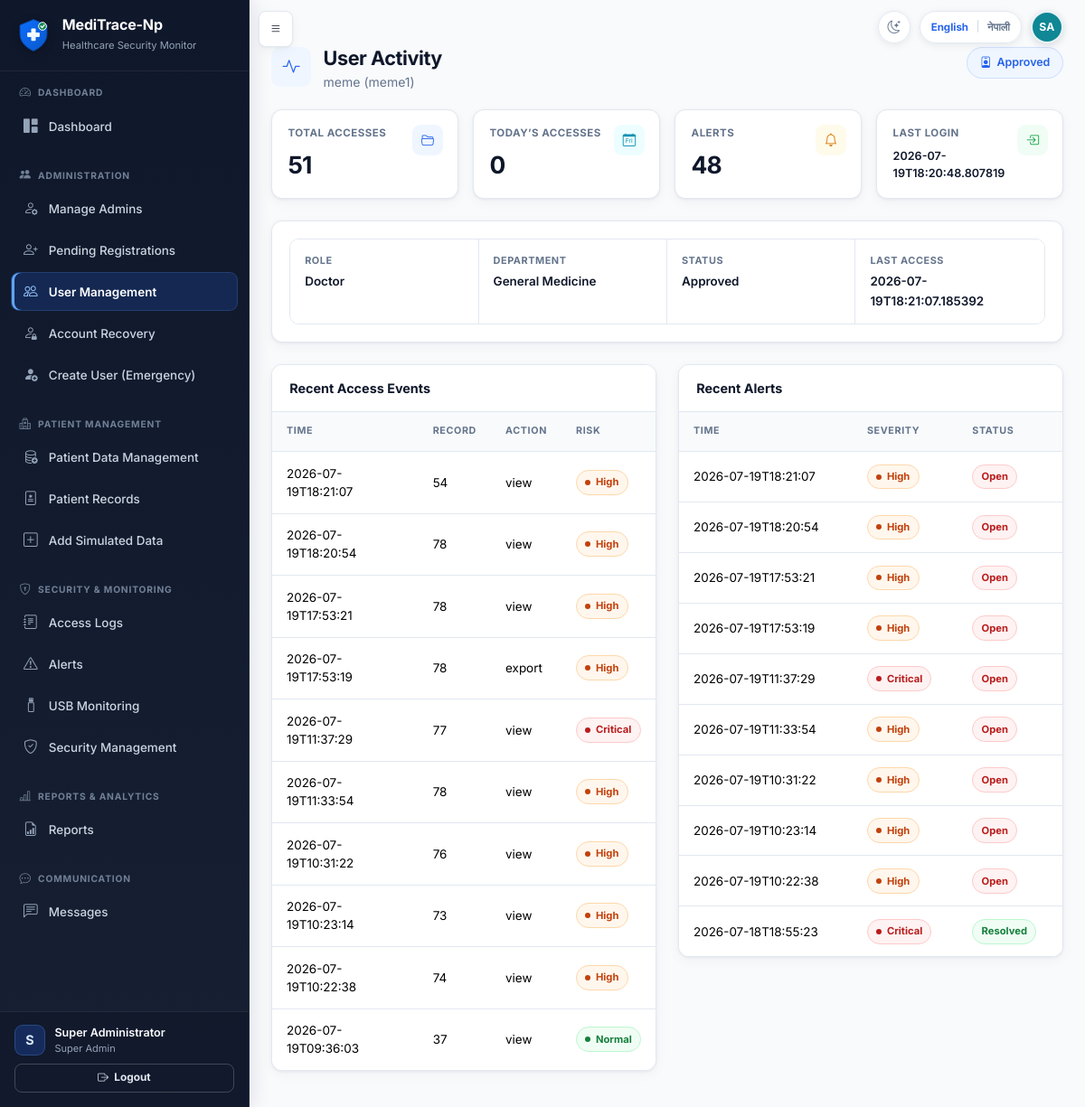
The app's page /admin/users/45/activity (signed in), older data.
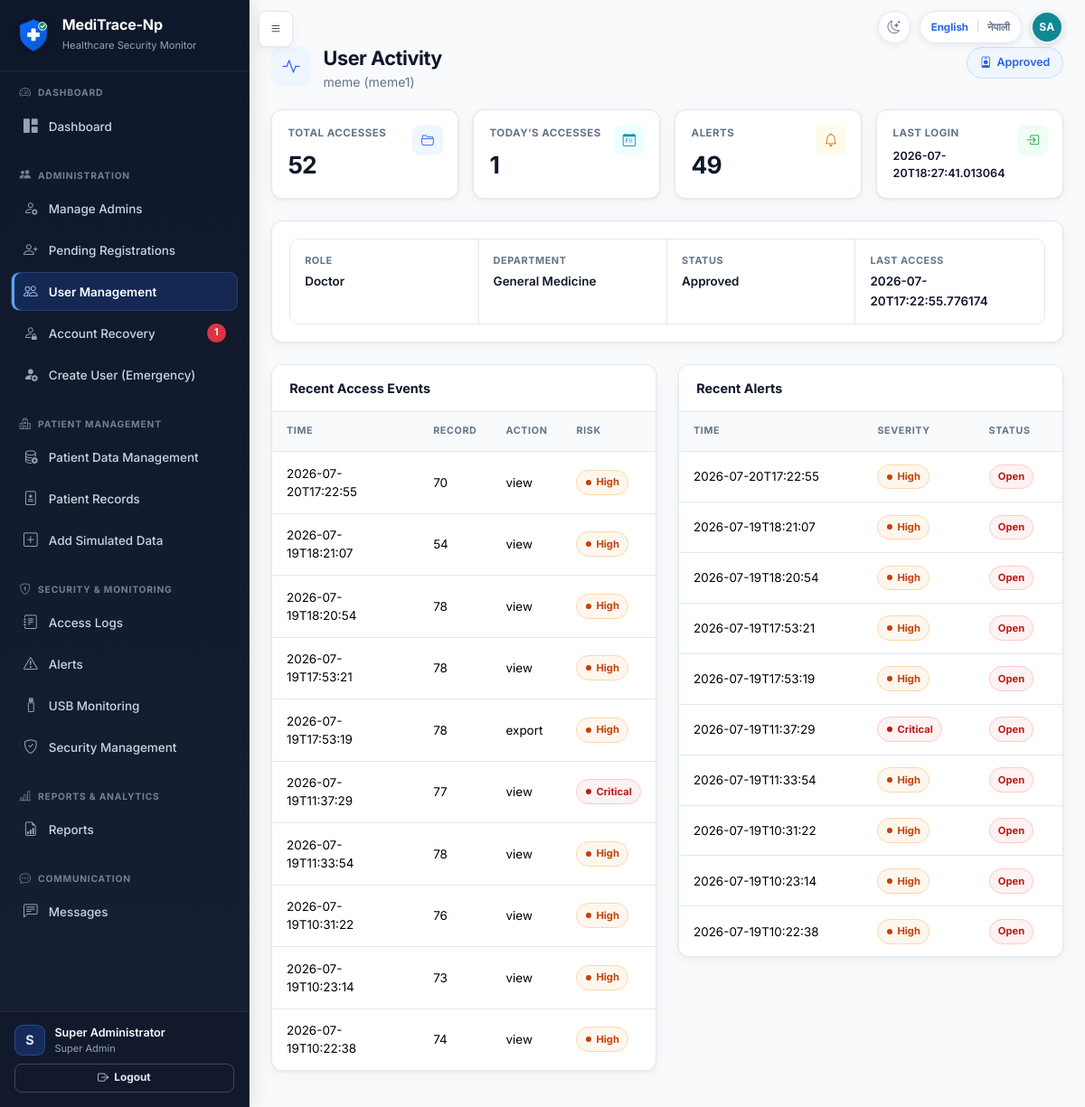
The same page, newer data.
### tables this page shows
CREATE TABLE users (
            id INTEGER PRIMARY KEY AUTOINCREMENT,
            full_name TEXT NOT NULL,
            staff_id TEXT NOT NULL UNIQUE,
            email TEXT NOT NULL UNIQUE,
            username TEXT NOT NULL UNIQUE,
            password_hash TEXT NOT NULL,
            role TEXT NOT NULL,
            department TEXT NOT NULL,
            work_start TEXT NOT NULL,
            work_end TEXT NOT NULL,
            approval_status TEXT NOT NULL DEFAULT 'pending',
            is_active INTEGER NOT NULL DEFAULT 1,
            approved_by INTEGER,
            approved_at TEXT,
            rejection_reason TEXT,
            created_at TEXT NOT NULL,
            last_login TEXT, is_deleted INTEGER NOT NULL DEFAULT 0, failed_attempts INTEGER NOT NULL DEFAULT 0, locked_until TEXT, last_failed_login TEXT, must_change_password INTEGER NOT NULL DEFAULT 0, credential_version INTEGER NOT NULL DEFAULT 0, credentials_changed_at TEXT, credentials_changed_by INTEGER, preferred_language TEXT NOT NULL DEFAULT 'en',
            FOREIGN KEY (approved_by) REFERENCES users(id)
        );

CREATE TABLE access_events (
            id INTEGER PRIMARY KEY AUTOINCREMENT,
            user_id INTEGER NOT NULL,
            username TEXT NOT NULL,
            staff_id TEXT NOT NULL,
            role TEXT NOT NULL,
            department TEXT NOT NULL,
            record_id INTEGER,
            record_category TEXT,
            sensitivity_level TEXT,
            action_type TEXT NOT NULL,
            timestamp TEXT NOT NULL,
            ip_address TEXT,
            computer_name TEXT,
            is_after_hours INTEGER NOT NULL DEFAULT 0,
            is_sensitive INTEGER NOT NULL DEFAULT 0,
            department_match INTEGER NOT NULL DEFAULT 0,
            rule_result TEXT,
            ml_score INTEGER DEFAULT 0,
            final_risk_level TEXT NOT NULL DEFAULT 'Normal',
            alert_created INTEGER NOT NULL DEFAULT 0, rule_score INTEGER, anomaly_score INTEGER, hybrid_score INTEGER, baseline_source TEXT, anomaly_method TEXT, model_version TEXT, model_raw_score REAL, model_confidence TEXT, minimum_risk_override TEXT, human_review_required INTEGER NOT NULL DEFAULT 0, explanation_json TEXT, browser_info TEXT,
            FOREIGN KEY (user_id) REFERENCES users(id),
            FOREIGN KEY (record_id) REFERENCES patient_records(id)
        );

CREATE TABLE alerts (
            id INTEGER PRIMARY KEY AUTOINCREMENT,
            event_id INTEGER NOT NULL,
            user_id INTEGER NOT NULL,
            username TEXT NOT NULL,
            role TEXT NOT NULL,
            department TEXT NOT NULL,
            record_id INTEGER,
            severity TEXT NOT NULL,
            reason TEXT NOT NULL,
            triggered_rules TEXT,
            ml_score INTEGER DEFAULT 0,
            status TEXT NOT NULL DEFAULT 'open',
            created_at TEXT NOT NULL,
            resolved_by INTEGER,
            resolved_at TEXT,
            notes TEXT, rule_score INTEGER, anomaly_score INTEGER, hybrid_score INTEGER, baseline_source TEXT, anomaly_method TEXT, model_version TEXT, model_confidence TEXT, minimum_risk_override TEXT, human_review_required INTEGER NOT NULL DEFAULT 1, explanation_json TEXT,
            FOREIGN KEY (event_id) REFERENCES access_events(id),
            FOREIGN KEY (user_id) REFERENCES users(id),
            FOREIGN KEY (resolved_by) REFERENCES users(id)
        );

### app.py (the view)
@app.route('/admin/users/<int:user_id>/activity')
@login_required
@admin_panel_required
def user_activity(user_id):
    activity = get_user_activity_summary(user_id)
    if not activity:
        abort(404)
    return render_template('user_activity.html', activity=activity)

### account_recovery.py (called while the page is built, shortened)
def _actor_dict(actor):
    return getattr(actor, '_raw', actor) or {}

def _visibility(actor, alias='r'):
    actor = _actor_dict(actor)
    if actor.get('role') == 'Super Admin':
        return '1=1', []

def get_recovery_request_count(actor, open_only=True):
    where, params = _visibility(actor)
    status_sql = " AND r.status IN ('pending', 'in_review', 'identity_verified')" if open_only else ''
    conn = get_db()
    count = conn.execute(
        f'SELECT COUNT(*) AS count FROM account_recovery_requests r WHERE {where}{status_sql}',
        params,
    ).fetchone()['count']
    conn.close()
    return count

### app.py (called while the page is built, shortened)
@app.before_request
def enforce_credential_session_state():
    if not current_user.is_authenticated:
        return None
    stored_version = int(session.get('credential_version', 0) or 0)
    allowed = {'change_temporary_password', 'change_language', 'logout', 'static'}
    if current_user.must_change_password and request.endpoint not in allowed:
        flash('You must replace your temporary password before continuing.', 'warning')
        return redirect(url_for('change_temporary_password'))
    return None

### templates/user_activity.html (shortened to what this page needs)
{% extends "base.html" %}
{% from "macros.html" import risk_badge, page_header %}
{% block content %}
<div class="app-page">
{{ page_header('User Activity', activity.user.full_name ~ ' (' ~ activity.user.username ~ ')', 'bi-activity', tr_display(activity.user.approval_status), 'bi-person-badge') }}
<div class="row g-3 mb-4">
  <div class="col-md-3"><div class="card metric-card"><div class="card-body"><div class="metric-icon"><i class="bi bi-folder2-open"></i></div><div class="metric-label">Total Accesses</div><p class="metric-value">{{ activity.total_records_accessed }}</p></div></div></div>
  <div class="col-md-3"><div class="card metric-card metric-info"><div class="card-body"><div class="metric-icon"><i class="bi bi-calendar-day"></i></div><div class="metric-label">Today’s Accesses</div><p class="metric-value">{{ activity.records_accessed_today }}</p></div></div></div>
  <div class="col-md-3"><div class="card metric-card metric-warning"><div class="card-body"><div class="metric-icon"><i class="bi bi-bell"></i></div><div class="metric-label">Alerts</div><p class="metric-value">{{ activity.alerts_generated }}</p></div></div></div>
  <div class="col-md-3"><div class="card metric-card metric-success"><div class="card-body"><div class="metric-icon"><i class="bi bi-box-arrow-in-right"></i></div><div class="metric-label">Last Login</div><p class="mt-2 mb-0 fw-semibold small">{{ activity.last_login or 'N/A' }}</p></div></div></div>
</div>
<div class="card mb-4">
  <div class="card-body">
    <div class="detail-grid">
      <div class="detail-item"><span class="detail-label">Role</span><span class="detail-value">{{ tr_display(activity.user.role) }}</span></div>
      <div class="detail-item"><span class="detail-label">Department</span><span class="detail-value">{{ tr_display(activity.user.department) }}</span></div>
      <div class="detail-item"><span class="detail-label">Status</span><span class="detail-value">{{ tr_display(activity.user.approval_status) }}</span></div>
      <div class="detail-item"><span class="detail-label">Last Access</span><span class="detail-value">{{ activity.last_access_time or 'N/A' }}</span></div>
    </div>
  </div>
</div>
<div class="row g-4">
  <div class="col-md-6">
    <div class="card">
      <div class="card-header">Recent Access Events</div>
      <div class="table-responsive"><table class="table table-sm mb-0">
        <thead><tr><th>Time</th><th>Record</th><th>Action</th><th>Risk</th></tr></thead>
        <tbody>
          {% for e in activity.recent_events %}
          <tr>
            <td>{{ e.timestamp[:19] }}</td>
            <td>{{ e.record_id or '-' }}</td>
            <td>{{ e.action_type }}</td>
            <td>{{ risk_badge(e.final_risk_level) }}</td>
          </tr>
          {% else %}
          <tr><td colspan="4" class="text-center text-muted">No events</td></tr>
          {% endfor %}
        </tbody>
      </table></div>
    </div>
  </div>
  <div class="col-md-6">
    <div class="card">
      <div class="card-header">Recent Alerts</div>
      <div class="table-responsive"><table class="table table-sm mb-0">
        <thead><tr><th>Time</th><th>Severity</th><th>Status</th></tr></thead>
        <tbody>
          {% for a in activity.recent_alerts %}
          <tr>
            <td>{{ a.created_at[:19] }}</td>
            <td>{{ risk_badge(a.severity) }}</td>
            <td><span class="status-pill status-{{ 'resolved' if a.status == 'resolved' else 'open' }}">{{ tr_display(a.status) }}</span></td>
          </tr>
          {% else %}
          <tr><td colspan="3" class="text-center text-muted">No alerts</td></tr>
          {% endfor %}
        </tbody>
      </table></div>
    </div>
  </div>
</div>
</div>
{% endblock %}

### templates/macros.html (shortened to what this page needs)
{% macro risk_badge(level) %}
{% if level == 'Critical' %}<span class="status-pill status-critical"><span class="status-dot"></span>{{ tr_display(level) }}</span>
{% elif level == 'High' %}<span class="status-pill status-high"><span class="status-dot"></span>{{ tr_display(level) }}</span>
{% elif level == 'Medium' %}<span class="status-pill status-medium"><span class="status-dot"></span>{{ tr_display(level) }}</span>
{% else %}<span class="status-pill status-normal"><span class="status-dot"></span>{{ tr_display(level or 'Normal') }}</span>{% endif %}
{% endmacro %}
{% macro page_header(title, subtitle, icon, badge=None, badge_icon='bi-shield-check') %}
<header class="app-page-header">
    <div class="app-page-header-left">
        <div class="app-page-icon" aria-hidden="true"><i class="bi {{ icon }}"></i></div>
        <div>
            <h1 class="app-page-title">{{ _(title) }}</h1>
            {% if subtitle %}<p class="app-page-subtitle">{{ _(subtitle) }}</p>{% endif %}
        </div>
    </div>
    {% if badge %}
    <span class="app-page-badge"><i class="bi {{ badge_icon }}"></i>{{ _(badge) }}</span>
    {% endif %}
</header>
{% endmacro %}
{% macro user_initials(user) -%}
{% set full_name = user.full_name|default('', true)|trim %}
{% set display_name = user.display_name|default('', true)|trim %}
{% set username = user.username|default('', true)|trim %}
{% set initials_source = full_name or display_name or username %}
{% set name_parts = initials_source.split() %}
{% if name_parts|length > 1 %}{{ (name_parts[0][0] ~ name_parts[-1][0])|upper }}
{% elif name_parts|length == 1 %}{{ name_parts[0][0]|upper }}
{% else %}?{% endif %}
{%- endmacro %}

### templates/sidebar_macros.html (shortened to what the changed rows need)
{% macro admin_sidebar() %}
<ul class="nav flex-column sidebar-nav">
    <li class="nav-item">
        <a class="nav-link {{ nav_active('recovery_requests', 'recovery_request_detail') }}" href="{{ url_for('recovery_requests') }}">
            <i class="bi bi-person-lock"></i><span>Account Recovery</span>
            {% if open_recovery_request_count > 0 %}<span class="badge bg-danger ms-auto">{{ open_recovery_request_count }}</span>{% endif %}
        </a>
    </li>
</ul>
{% endmacro %}

Row changes from the older to the newer data that the page shows:
no longer on this page (row unchanged): access_events: timestamp "2026-07-19T09:36:03", record "37", action_type "view", final_risk_level "Normal"
no longer on this page (row unchanged): alerts: created_at "2026-07-18T18:55:23", severity "Critical", status "Resolved"
changed users "Doctor": last_login "2026-07-19T18:20:48.807819" → "2026-07-20T18:27:41.013064"
added access_events: timestamp "2026-07-20T17:22:55", record "70", action_type "view", final_risk_level "High"
added alerts: created_at "2026-07-20T17:22:55", severity "High", status "Open"
Text that changed along with them:
{{ open_recovery_request_count }}: (not shown) → "1"
{{ activity.total_records_accessed }}: "51" → "52"
{{ activity.records_accessed_today }}: "0" → "1"
{{ activity.alerts_generated }}: "48" → "49"
{{ activity.last_access_time or 'N/A' }}: "2026-07-19T18:21:07.185392" → "2026-07-20T17:22:55.776174"
